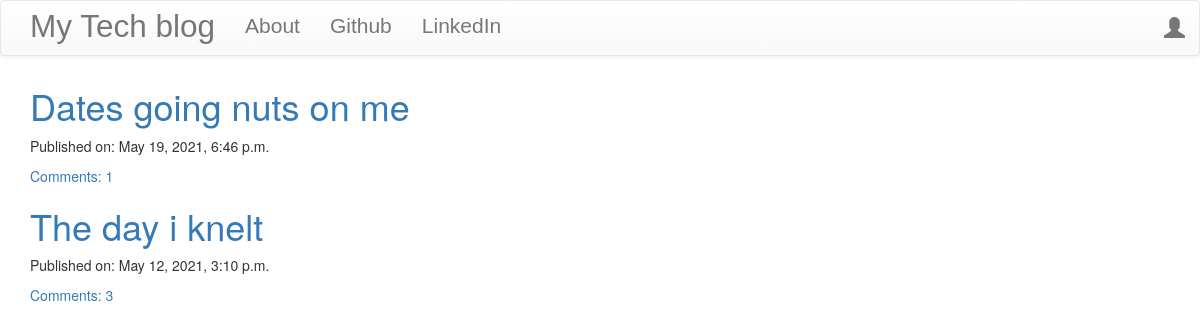
The page / on the database its author committed.
### blog/models.py (models this page shows, shortened)
class Post(models.Model):
    author = models.ForeignKey('auth.User',on_delete=models.CASCADE)
    title = models.CharField(max_length=200)
    text = models.TextField()
    created_date = models.DateTimeField(default=timezone.now)
    published_date = models.DateTimeField(blank=True,null=True)

### blog/views.py (the view)
# urls.py: url(r'^$',views.PostListView.as_view(),name='post_list'),
class PostListView(ListView):
    model= Post
    def get_queryset(self):
        return Post.objects.filter(published_date__lte=timezone.now()).order_by('-published_date')

### blog/templates/blog/post_list.html
{% extends "blog/base.html" %}
{% block content %}
<div class="centerstage">
  {% for post in post_list %}
    <div class="post">
      <h1> <a href="{% url 'post_detail' pk=post.pk %}">{{ post.title }}</a></h1>
      <div class="date">
        <p>Published on: {{ post.published_date }}</p>
      </div>
      <a href="{% url 'post_detail' pk=post.pk %}">Comments: {{ post.comments.count }}</a>
    </div>
  {% endfor %}
</div>
{% endblock %}

### blog/static/css/blog.css (style rules this page uses)
.centerstage { margin-left: auto; margin-right: auto; }
.loader { filter:hue-rotate(0deg); color: linear-gradient(45deg,#0f8,#08f); animation:hue 5000ms infinite linear; }

### rows shown on the page
Post: title "Dates going nuts on me", published_date "May 19, 2021, 6:46 p.m.", comments.count "1"
Post: title "The day i knelt", published_date "May 12, 2021, 3:10 p.m.", comments.count "3"
